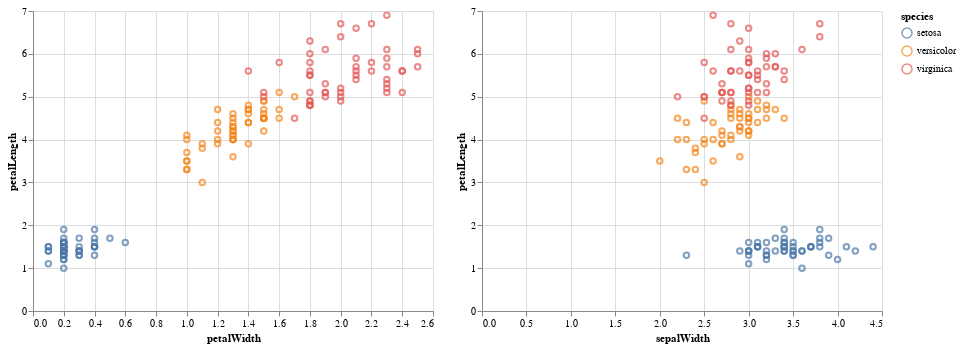

The notebook cell this image was saved under:
### Code cell
base = alt.Chart(iris).mark_point().encode(
    x='petalWidth',
    y='petalLength',
    color='species'
)

base | base.encode(x='sepalWidth')

### Figure 1 — Vega-Lite specification as saved in the notebook (floating-point values rounded to 4 significant figures; data arrays with more than 128 entries replaced by an {"elided": "..."} marker saying what was removed)
{"$schema": "https://vega.github.io/schema/vega-lite/v2.4.1.json", "config": {"view": {"height": 300, "width": 400}}, "hconcat": [{"data": {"values": {"elided": "150 records"}}, "encoding": {"color": {"field": "species", "type": "nominal"}, "x": {"field": "petalWidth", "type": "quantitative"}, "y": {"field": "petalLength", "type": "quantitative"}}, "mark": "point"}, {"data": {"values": {"elided": "150 records"}}, "encoding": {"color": {"field": "species", "type": "nominal"}, "x": {"field": "sepalWidth", "type": "quantitative"}, "y": {"field": "petalLength", "type": "quantitative"}}, "mark": "point"}]}
